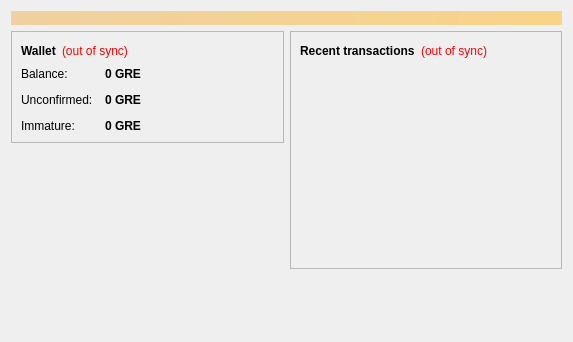
<?xml version="1.0" encoding="UTF-8"?>
<ui version="4.0">
 <class>OverviewPage</class>
 <widget class="QWidget" name="OverviewPage">
  <property name="geometry">
   <rect>
    <x>0</x>
    <y>0</y>
    <width>573</width>
    <height>342</height>
   </rect>
  </property>
  <property name="windowTitle">
   <string>Form</string>
  </property>
  <layout class="QVBoxLayout" name="topLayout">
   <item>
    <widget class="QLabel" name="labelAlerts">
     <property name="visible">
      <bool>false</bool>
     </property>
     <property name="styleSheet">
      <string notr="true">background-color: qlineargradient(x1: 0, y1: 0, x2: 1, y2: 0, stop:0 #F0D0A0, stop:1 #F8D488); color:#000000;</string>
     </property>
     <property name="wordWrap">
      <bool>true</bool>
     </property>
     <property name="margin">
      <number>3</number>
     </property>
    </widget>
   </item>
   <item>
    <layout class="QHBoxLayout" name="horizontalLayout" stretch="1,1">
     <item>
      <layout class="QVBoxLayout" name="verticalLayout_2">
       <item>
        <widget class="QFrame" name="frame">
         <property name="frameShape">
          <enum>QFrame::StyledPanel</enum>
         </property>
         <property name="frameShadow">
          <enum>QFrame::Raised</enum>
         </property>
         <layout class="QVBoxLayout" name="verticalLayout_4">
          <item>
           <layout class="QHBoxLayout" name="horizontalLayout_4">
            <item>
             <widget class="QLabel" name="label_5">
              <property name="font">
               <font>
                <weight>75</weight>
                <bold>true</bold>
               </font>
              </property>
              <property name="text">
               <string>Wallet</string>
              </property>
             </widget>
            </item>
            <item>
             <widget class="QLabel" name="labelWalletStatus">
              <property name="toolTip">
               <string>The displayed information may be out of date. Your wallet automatically synchronizes with the Greencoin network after a connection is established, but this process has not completed yet.</string>
              </property>
              <property name="styleSheet">
               <string notr="true">QLabel { color: red; }</string>
              </property>
              <property name="text">
               <string notr="true">(out of sync)</string>
              </property>
              <property name="alignment">
               <set>Qt::AlignLeading|Qt::AlignLeft|Qt::AlignVCenter</set>
              </property>
             </widget>
            </item>
            <item>
             <spacer name="horizontalSpacer_2">
              <property name="orientation">
               <enum>Qt::Horizontal</enum>
              </property>
              <property name="sizeHint" stdset="0">
               <size>
                <width>40</width>
                <height>20</height>
               </size>
              </property>
             </spacer>
            </item>
           </layout>
          </item>
          <item>
           <layout class="QFormLayout" name="formLayout_2">
            <property name="fieldGrowthPolicy">
             <enum>QFormLayout::AllNonFixedFieldsGrow</enum>
            </property>
            <property name="horizontalSpacing">
             <number>12</number>
            </property>
            <property name="verticalSpacing">
             <number>12</number>
            </property>
            <item row="0" column="0">
             <widget class="QLabel" name="label">
              <property name="text">
               <string>Balance:</string>
              </property>
             </widget>
            </item>
            <item row="0" column="1">
             <widget class="QLabel" name="labelBalance">
              <property name="font">
               <font>
                <weight>75</weight>
                <bold>true</bold>
               </font>
              </property>
              <property name="cursor">
               <cursorShape>IBeamCursor</cursorShape>
              </property>
              <property name="toolTip">
               <string>Your current balance</string>
              </property>
              <property name="text">
               <string notr="true">0 GRE</string>
              </property>
              <property name="textInteractionFlags">
               <set>Qt::LinksAccessibleByMouse|Qt::TextSelectableByKeyboard|Qt::TextSelectableByMouse</set>
              </property>
             </widget>
            </item>
            <item row="1" column="0">
             <widget class="QLabel" name="label_3">
              <property name="text">
               <string>Unconfirmed:</string>
              </property>
             </widget>
            </item>
            <item row="1" column="1">
             <widget class="QLabel" name="labelUnconfirmed">
              <property name="font">
               <font>
                <weight>75</weight>
                <bold>true</bold>
               </font>
              </property>
              <property name="cursor">
               <cursorShape>IBeamCursor</cursorShape>
              </property>
              <property name="toolTip">
               <string>Total of transactions that have yet to be confirmed, and do not yet count toward the current balance</string>
              </property>
              <property name="text">
               <string notr="true">0 GRE</string>
              </property>
              <property name="textInteractionFlags">
               <set>Qt::LinksAccessibleByMouse|Qt::TextSelectableByKeyboard|Qt::TextSelectableByMouse</set>
              </property>
             </widget>
            </item>
            <item row="2" column="0">
             <widget class="QLabel" name="labelImmatureText">
              <property name="text">
               <string>Immature:</string>
              </property>
             </widget>
            </item>
            <item row="2" column="1">
             <widget class="QLabel" name="labelImmature">
              <property name="font">
               <font>
                <weight>75</weight>
                <bold>true</bold>
               </font>
              </property>
              <property name="toolTip">
               <string>Mined balance that has not yet matured</string>
              </property>
              <property name="text">
               <string notr="true">0 GRE</string>
              </property>
              <property name="textInteractionFlags">
               <set>Qt::LinksAccessibleByMouse|Qt::TextSelectableByKeyboard|Qt::TextSelectableByMouse</set>
              </property>
             </widget>
            </item>
           </layout>
          </item>
         </layout>
        </widget>
       </item>
       <item>
        <spacer name="verticalSpacer">
         <property name="orientation">
          <enum>Qt::Vertical</enum>
         </property>
         <property name="sizeHint" stdset="0">
          <size>
           <width>20</width>
           <height>40</height>
          </size>
         </property>
        </spacer>
       </item>
       <item>
         <widget class="QLabel" name="coinimage">
          <property name="text">
           <string/>
         </property>
         <property name="pixmap">
           <pixmap resource="../bitcoin.qrc">:/icons/bitcoin</pixmap>
         </property>
         <property name="scaledContents">
           <bool>false</bool>
         </property>
         <property name="alignment">
           <set>Qt::AlignCenter</set>
         </property>
         <property name="margin">
           <number>-2</number>
         </property>
       </widget>
     </item>
      </layout>
     </item>
     <item>
      <layout class="QVBoxLayout" name="verticalLayout_3">
       <item>
        <widget class="QFrame" name="frame_2">
         <property name="frameShape">
          <enum>QFrame::StyledPanel</enum>
         </property>
         <property name="frameShadow">
          <enum>QFrame::Raised</enum>
         </property>
         <layout class="QVBoxLayout" name="verticalLayout">
          <item>
           <layout class="QHBoxLayout" name="horizontalLayout_2">
            <item>
             <widget class="QLabel" name="label_4">
              <property name="text">
               <string>&lt;b&gt;Recent transactions&lt;/b&gt;</string>
              </property>
             </widget>
            </item>
            <item>
             <widget class="QLabel" name="labelTransactionsStatus">
              <property name="toolTip">
               <string>The displayed information may be out of date. Your wallet automatically synchronizes with the Greencoin network after a connection is established, but this process has not completed yet.</string>
              </property>
              <property name="styleSheet">
               <string notr="true">QLabel { color: red; }</string>
              </property>
              <property name="text">
               <string notr="true">(out of sync)</string>
              </property>
              <property name="alignment">
               <set>Qt::AlignRight|Qt::AlignTrailing|Qt::AlignVCenter</set>
              </property>
             </widget>
            </item>
            <item>
             <spacer name="horizontalSpacer">
              <property name="orientation">
               <enum>Qt::Horizontal</enum>
              </property>
              <property name="sizeHint" stdset="0">
               <size>
                <width>40</width>
                <height>20</height>
               </size>
              </property>
             </spacer>
            </item>
           </layout>
          </item>
          <item>
           <widget class="QListView" name="listTransactions">
            <property name="styleSheet">
             <string notr="true">QListView { background: transparent; }</string>
            </property>
            <property name="frameShape">
             <enum>QFrame::NoFrame</enum>
            </property>
            <property name="verticalScrollBarPolicy">
             <enum>Qt::ScrollBarAlwaysOff</enum>
            </property>
            <property name="horizontalScrollBarPolicy">
             <enum>Qt::ScrollBarAlwaysOff</enum>
            </property>
            <property name="selectionMode">
             <enum>QAbstractItemView::NoSelection</enum>
            </property>
           </widget>
          </item>
         </layout>
        </widget>
       </item>
       <item>
        <spacer name="verticalSpacer_2">
         <property name="orientation">
          <enum>Qt::Vertical</enum>
         </property>
         <property name="sizeHint" stdset="0">
          <size>
           <width>20</width>
           <height>40</height>
          </size>
         </property>
        </spacer>
       </item>
      </layout>
     </item>
    </layout>
   </item>
  </layout>
 </widget>
 <resources/>
 <connections/>
</ui>
